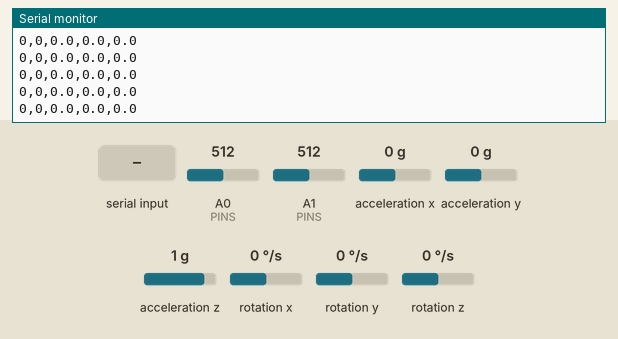
The sketch below on a simulated Arduino Uno, built with avr-gcc and run on an emulated ATmega328P. Shown: the last lines printed to the serial monitor. The test bench sets the inputs (shaded band); at power-on: rotation x 0 °/s, A0 (PINS) = 512, A1 (PINS) = 512, rotation y 0 °/s, acceleration x 0 g, acceleration y 0 g, acceleration z 1 g, rotation z 0 °/s.

Above: at 15.2 s.
15.3 s: rotation x set to -192 °/s
At 15.41 s:
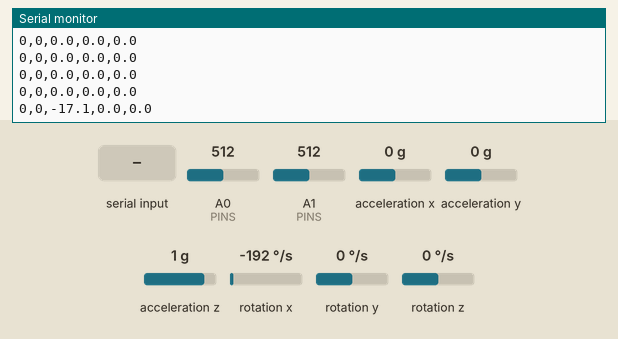
16.8 s: A0 (PINS) set to 140
At 16.82 s:
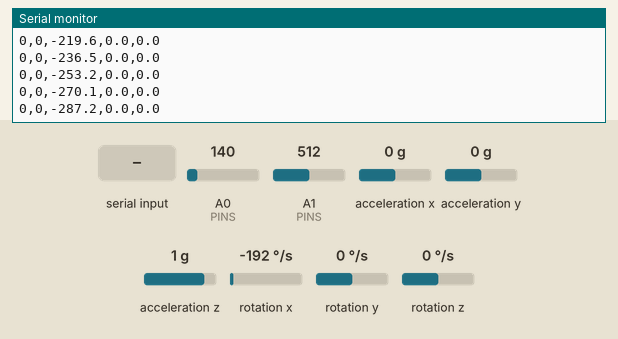
18.3 s: A1 (PINS) set to 140
At 18.32 s:
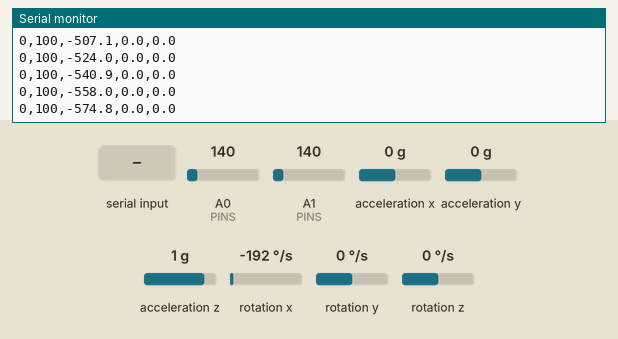
19.8 s: "R" received over Serial
At 20.8 s:
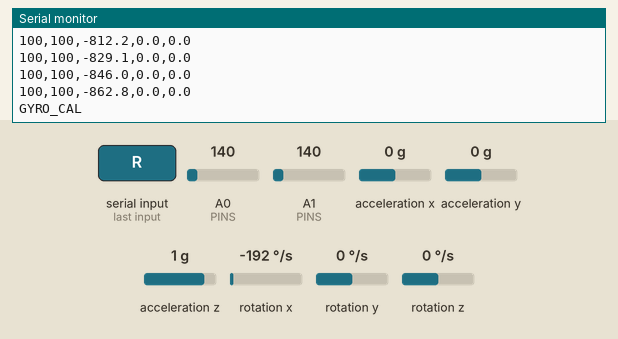
21.3 s: "R" received over Serial
At 22.9 s:
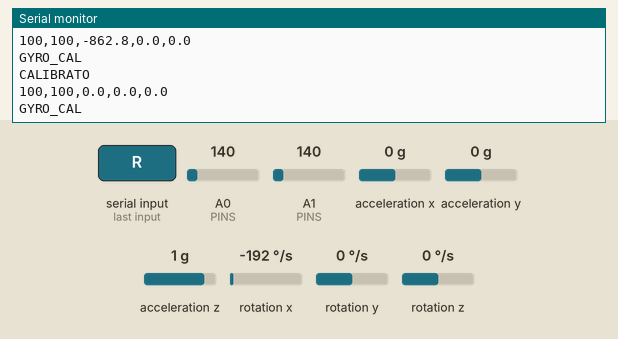
24.3 s: rotation y set to -192 °/s
At 24.35 s:
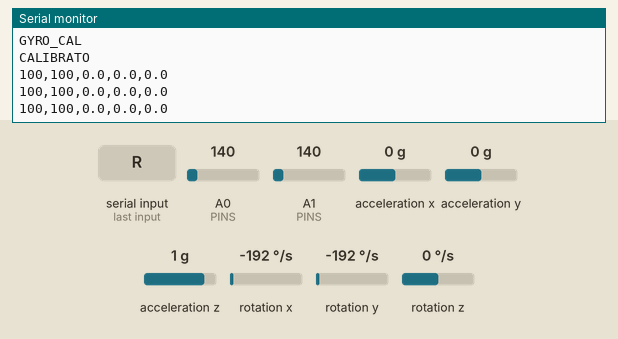
Timing chart, 0 to 26.8 s (numbered marks = the images above; inputs shaded):
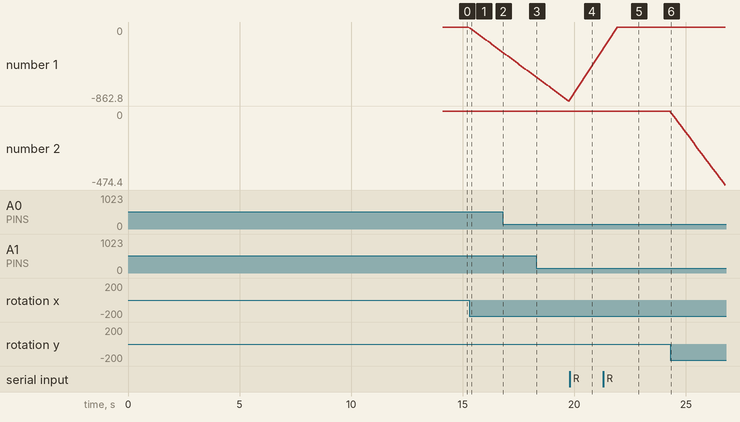

The sketch:

finito.ino
```cpp
// LIScribe – Firmware v3  (A1=Indice, A0=Medio, SDA=A4, SCL=A5)
// Libreria richiesta: MPU6050 by Electronic Cats

#include <Wire.h>
#include <MPU6050.h>

MPU6050 mpu;

// ── PIN FLEX ──────────────────────────────────
const int PINS[2] = {A1, A0};   // A1 = Indice, A0 = Medio

// Valori calibrati automaticamente in setup()
int DRITTO[2]  = {300, 300};    // ADC a mano aperta  (massimo)
int PIEGATO[2] = {260, 260};    // ADC a pugno chiuso (minimo)

// ── GIROSCOPIO ───────────────────────────────
float gx_off=0, gy_off=0, gz_off=0;
float angX=0,   angY=0,   angZ=0;
unsigned long lastT = 0;

// Doppio campione anti-crosstalk
int readFlex(int pin) {
  analogRead(pin); delay(8);
  analogRead(pin); delay(8);
  return analogRead(pin);
}

// ── CALIBRAZIONE GIROSCOPIO ──────────────────
void calibraGyro() {
  Serial.println("GYRO_CAL");
  long sx=0, sy=0, sz=0;
  int16_t ax,ay,az,gx,gy,gz;
  for (int i=0; i<150; i++) {
    mpu.getMotion6(&ax,&ay,&az,&gx,&gy,&gz);
    sx+=gx; sy+=gy; sz+=gz;
    delay(10);
  }
  gx_off = sx/150.0;
  gy_off = sy/150.0;
  gz_off = sz/150.0;
  angX = angY = angZ = 0;   // azzera angoli accumulati
  Serial.println("CALIBRATO");
}

// ── AUTO-CALIBRAZIONE FLEX ───────────────────
// Fase 1: mano aperta  (3s) → registra massimi → DRITTO
// Fase 2: pugno chiuso (3s) → registra minimi  → PIEGATO
void calibraFlex() {
  int maxV[2] = {0,    0};
  int minV[2] = {1023, 1023};

  Serial.println("FLEX_APRI");          // browser: "Apri la mano"
  delay(2500);                           // tempo per posizionare la mano
  unsigned long t = millis();
  while (millis() - t < 3000) {
    for (int i=0; i<2; i++) {
      int v = readFlex(PINS[i]);
      if (v > maxV[i]) maxV[i] = v;
    }
    delay(20);
  }

  Serial.println("FLEX_CHIUDI");        // browser: "Chiudi il pugno"
  delay(2500);                           // tempo per chiudere la mano
  t = millis();
  while (millis() - t < 3000) {
    for (int i=0; i<2; i++) {
      int v = readFlex(PINS[i]);
      if (v < minV[i]) minV[i] = v;
    }
    delay(20);
  }

  for (int i=0; i<2; i++) {
    DRITTO[i]  = maxV[i];
    PIEGATO[i] = minV[i];
    // Sicurezza: range minimo 8 punti ADC
    if (abs(DRITTO[i] - PIEGATO[i]) < 8) {
      DRITTO[i]  = 300;
      PIEGATO[i] = 260;
    }
  }
  Serial.println("FLEX_OK");
}

void setup() {
  Serial.begin(115200);
  Wire.begin();
  mpu.initialize();

  if (!mpu.testConnection()) {
    Serial.println("ERRORE_MPU");
    while(true);
  }

  delay(1000);
  calibraFlex();    // prima flex, poi gyro
  calibraGyro();
  lastT = millis();
  Serial.println("START");
}

void loop() {
  // Comandi da Python: R = ricalibra gyro, F = ricalibra flex
  if (Serial.available() > 0) {
    char cmd = Serial.read();
    if (cmd == 'R') calibraGyro();
    if (cmd == 'F') calibraFlex();
  }

  int16_t ax,ay,az,gx,gy,gz;
  mpu.getMotion6(&ax,&ay,&az,&gx,&gy,&gz);

  // Flex → percentuale 0-100% con valori calibrati
  for (int i=0; i<2; i++) {
    int v   = readFlex(PINS[i]);
    int pct = constrain(map(v, DRITTO[i], PIEGATO[i], 0, 100), 0, 100);
    Serial.print(pct); Serial.print(",");
  }

  // Gyro → angoli integrati in gradi
  unsigned long now = millis();
  float dt = (now - lastT) / 1000.0;
  lastT = now;
  angX += (gx - gx_off) / 131.0 * dt;
  angY += (gy - gy_off) / 131.0 * dt;
  angZ += (gz - gz_off) / 131.0 * dt;

  Serial.print(angX,1); Serial.print(",");
  Serial.print(angY,1); Serial.print(",");
  Serial.println(angZ,1);

  delay(50);  // 20 Hz
}
```

Measured:
- after the input at 15.3 s, the serial monitor: prints a new line after 0.05 s (image 1)
- after the input at 19.8 s, the serial monitor: prints a new line at once (image 4)
- plotted number 1: 0 → -287.2 after the input at 15.3 s, -287.2 → -574.8 after the input at 16.8 s, -574.8 → -862.8 after the input at 18.3 s
- plotted number 2: 0 → -474.4 after the input at 24.3 s
